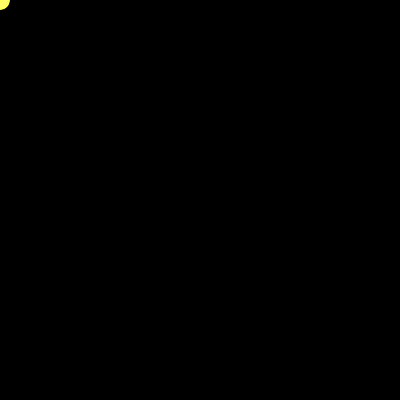
Frame 1 (no input)
Frame 60 (the mouse pressed at the canvas centre just before this capture): identical to frame 1, image omitted
Frame 120 (the mouse held since frame 60 and released just before this capture): identical to frame 1, image omitted

The Processing sketch that drew this single still picture (run headless with seeded random() and noise(); from frame 60 on, the mouse is pressed at the canvas centre):

// Processing sketch: processing_158025
// ── processing_158025.pde

int counter;
int x;
int y;
void setup() {  //setup function called initially, only once
  size(400, 400);
  
}

void draw() {  //draw function loops 
background(0);
fill(255,255,100);
  ellipse(x,y,20,20);
  if(key == 'd'){
  x = x + 1;
  }
  if(key == 's'){
  y = y + 1;
}
}
